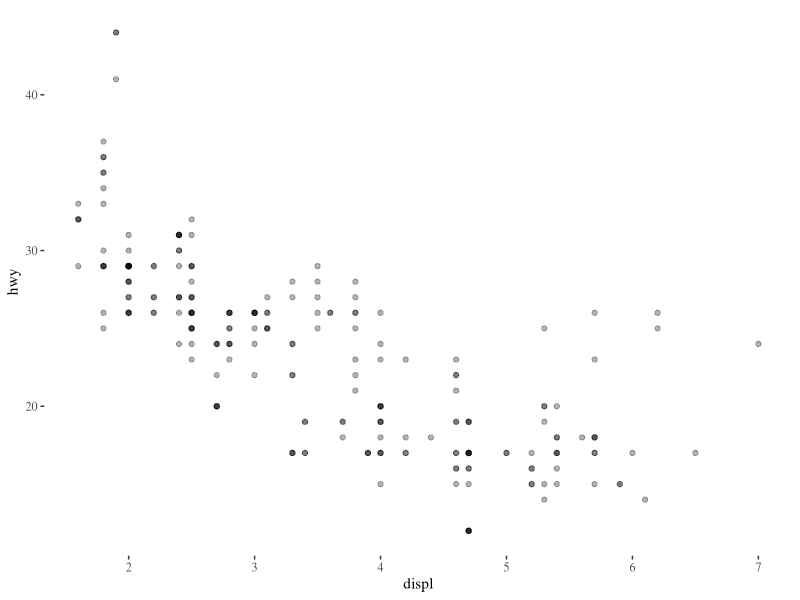
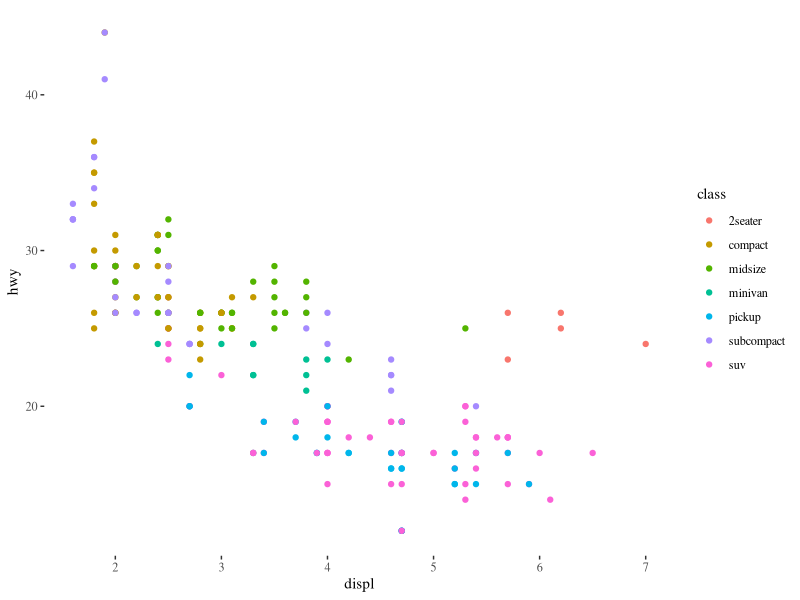
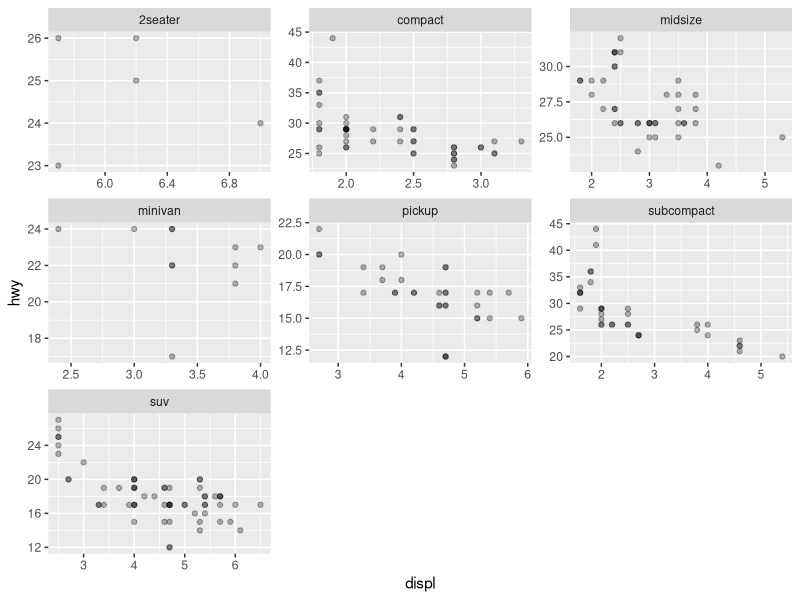
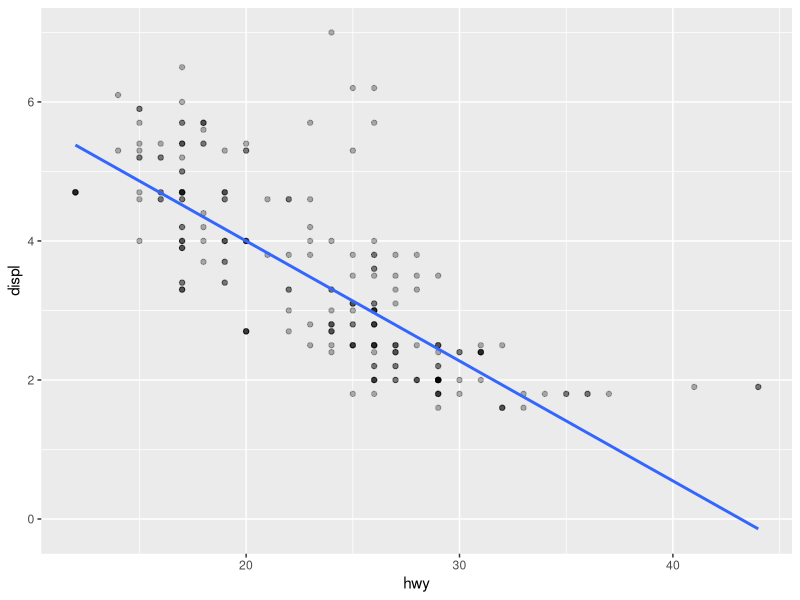
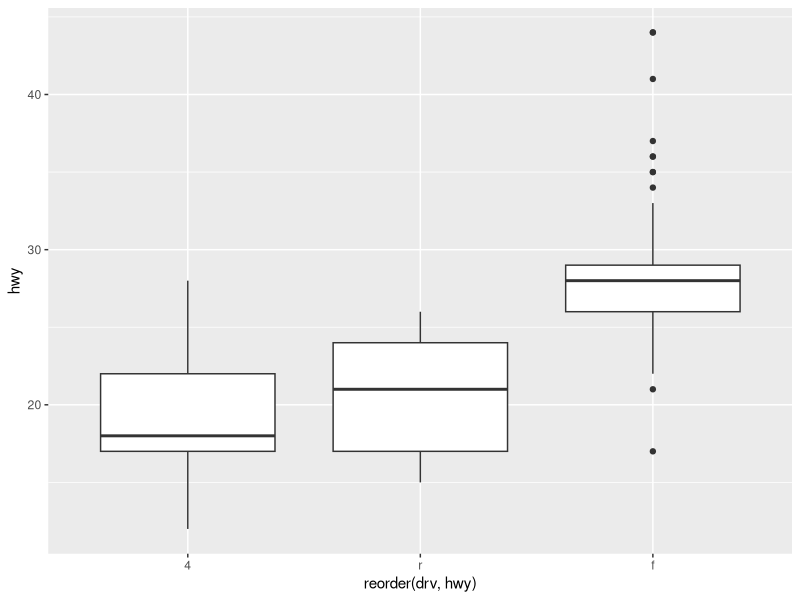
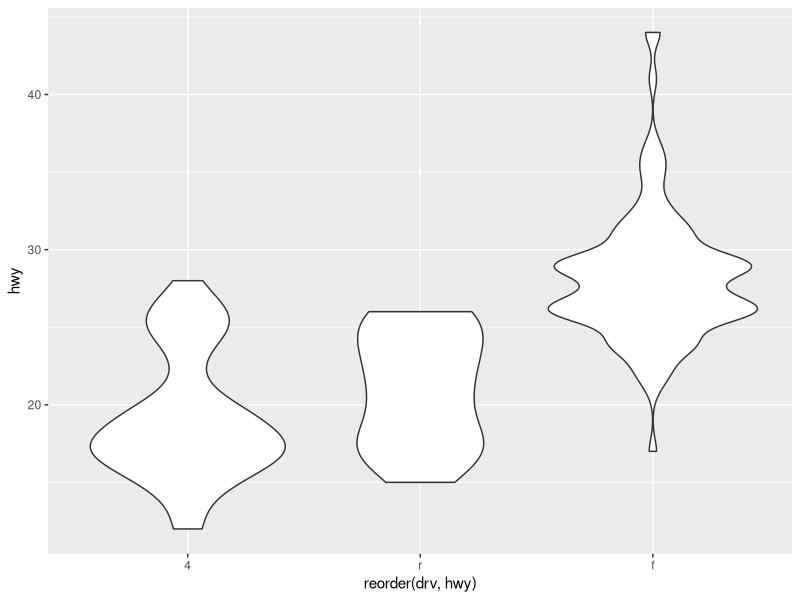
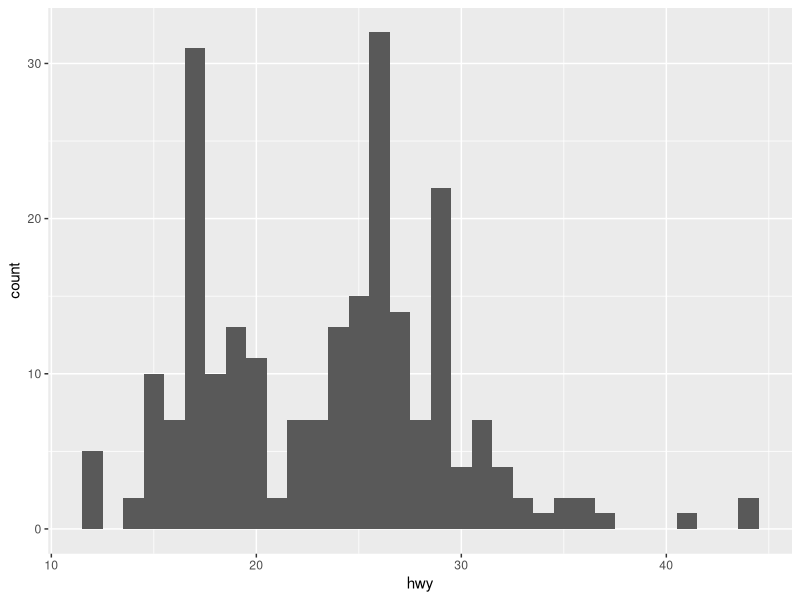
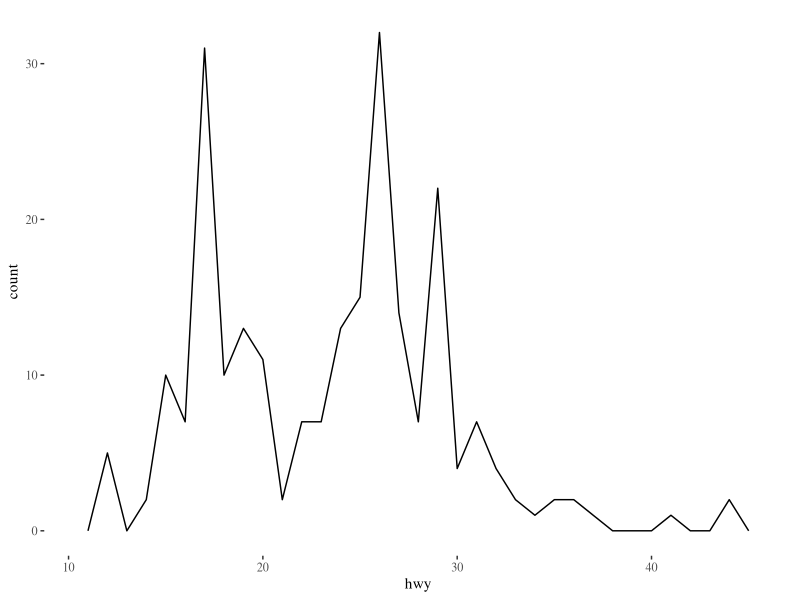

Source code (R) for these figures, in order:
## ---- chunk 1
suppressPackageStartupMessages(library(ggplot2))
suppressPackageStartupMessages(library(dplyr))
library(GGally)
library(ggthemes)
library(MASS)
## ---- chunk 2
mpg %>%
  ggplot(mapping = aes(x = displ, y = hwy)) +
    geom_point(alpha = 0.3) +
    theme_tufte()
## ---- chunk 3
mpg %>%
  ggplot(mapping = aes(x = displ, y = hwy)) +
    geom_point(mapping = aes(colour = class)) +
    theme_tufte()
## ---- chunk 4
mpg %>%
  ggplot(aes(x = displ, y = hwy)) +
    geom_point(alpha = 0.3) +
    facet_wrap(~class, scales = "free")
    
## ---- chunk 5
mpg %>%
  ggplot(mapping = aes(x = hwy, y = displ)) +
    geom_point(alpha = 0.3) + geom_smooth(method = "rlm", se = FALSE)
## ---- chunk 6
mpg %>%
  ggplot(mapping = aes(y = hwy, x = reorder(drv, hwy))) +
    geom_boxplot()
## ---- chunk 7
mpg %>%
  ggplot(mapping = aes(y = hwy, x = reorder(drv, hwy))) +
    geom_violin()
## ---- chunk 8
ggplot(mpg, aes(hwy)) + geom_histogram(binwidth = 1)
## ---- chunk 9
ggplot(mpg, aes(hwy)) + geom_freqpoly(binwidth = 1) + theme_tufte()
## ---- chunk 10
ggplot(mpg, aes(displ, colour = drv)) + geom_freqpoly(binwidth = 0.5)
## ---- chunk 11
ggplot(mpg, aes(displ, fill = drv)) + geom_histogram(binwidth = 0.5) + facet_wrap(~drv, ncol = 1)
## ---- chunk 12

reorder_size <- function(x) {
  factor(x, levels = names(sort(table(x))))
}
mpg %>%
  ggplot(mapping = aes(reorder_size(manufacturer))) +
    geom_bar(alpha = 0.7) +
    coord_flip()
## ---- chunk 13
drugs <- data.frame(
drug = c("a", "b", "c"), effect = c(4.2, 9.7, 6.1)
)
ggplot(drugs, aes(reorder(drug,effect), effect)) + geom_bar(stat = "identity")

## ---- chunk 14
drugs %>%
  ggplot(mapping = aes(reorder(drug, effect), effect)) + 
    geom_point()
## ---- chunk 15
library(gridExtra)
g1 <- economics %>%
  ggplot(mapping = aes(x = date, y = unemploy / pop)) +
    geom_line()
g2 <- economics %>%
  ggplot(mapping = aes(x = date, y = uempmed)) +
    geom_line()
grid.arrange(g1, g2, ncol = 2)
## ---- chunk 16
ggplot(economics, aes(unemploy / pop, uempmed)) + 
  geom_path() +
  geom_point()
## ---- chunk 17
ggplot(economics, aes(unemploy / pop, uempmed)) +
  geom_path(colour = "grey50") +
  geom_point(aes(colour = date)) +
  labs(
    x = "Unemployment rate",
    y = "Median length of unemployment"
  )
## ---- chunk 18

ggplot(mpg, aes(drv, hwy)) + geom_jitter(width = 0.25) + xlim("f", "r") +
  ylim(20, 30)
